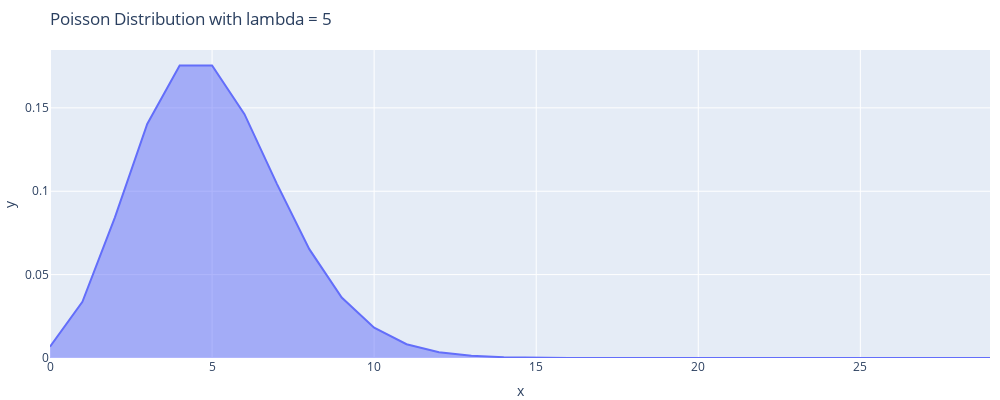

The code cell stored with this chart in its notebook:
### Code cell
#e^-lam*lam^x/x!
import math
from math import exp,factorial,pow
import numpy as np
import plotly.express as plt
#import matplotlib.pyplot as plt


def poisson(lam,x):
    y=[]
    for i in x:
        y.append((exp(-lam)*(pow(lam,i)))/(factorial(i)))

    #print(y)
    fig = plt.bar(x=x,y=y,width = 1000,height = 400,title=f"Poisson Distribution with lambda = {lam}")
    fig = plt.area(x=x,y=y,width = 1000,height = 400,title=f"Poisson Distribution with lambda = {lam}")

    fig.update_layout(
    margin=dict(l=0, r=10, t=50, b=0))

    fig.show()

x = np.arange(0,30)
l = 5

ans = poisson(l,x)

### Figure 1 — Plotly figure (JSON) as saved in the notebook; plotly's stock layout.template omitted (floating-point values rounded to 4 significant figures)
{"data": [{"fillpattern": {"shape": ""}, "hovertemplate": "x=%{x}<br>y=%{y}<extra></extra>", "legendgroup": "", "line": {"color": "#636efa"}, "marker": {"symbol": "circle"}, "mode": "lines", "name": "", "orientation": "v", "showlegend": false, "stackgroup": "1", "type": "scatter", "x": [0, 1, 2, 3, 4, 5, 6, 7, 8, 9, 10, 11, 12, 13, 14, 15, 16, 17, 18, 19, 20, 21, 22, 23, 24, 25, 26, 27, 28, 29], "xaxis": "x", "y": [0.006738, 0.03369, 0.08422, 0.1404, 0.1755, 0.1755, 0.1462, 0.1044, 0.06528, 0.03627, 0.01813, 0.008242, 0.003434, 0.001321, 0.0004717, 0.0001572, 4.914e-05, 1.445e-05, 4.015e-06, 1.056e-06, 2.641e-07, 6.289e-08, 1.429e-08, 3.107e-09, 6.473e-10, 1.295e-10, 2.49e-11, 4.61e-12, 8.233e-13, 1.419e-13], "yaxis": "y"}], "layout": {"height": 400, "legend": {"tracegroupgap": 0}, "margin": {"b": 0, "l": 0, "r": 10, "t": 50}, "title": {"text": "Poisson Distribution with lambda = 5"}, "width": 1000, "xaxis": {"anchor": "y", "domain": [0, 1], "title": {"text": "x"}}, "yaxis": {"anchor": "x", "domain": [0, 1], "title": {"text": "y"}}}}
